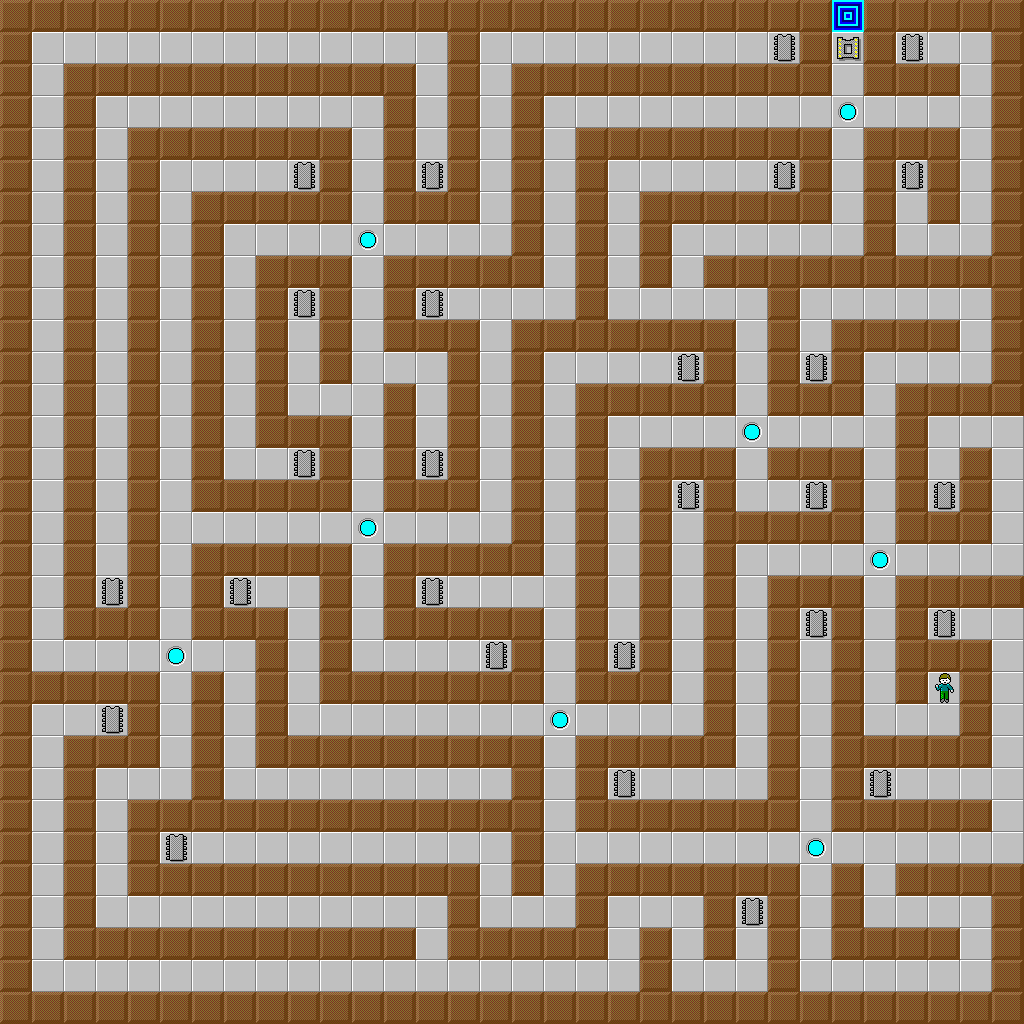

A level layout from a 2D game, rendered from its tile map. Below: a short description, then the map file with tile-grid data replaced by summaries:
An orthogonal 32x32 tile map with 32x32 px tiles, 5 tile layers (Background, Walls, Entities, Entities2, ...).

<map version="1.0" orientation="orthogonal" width="32" height="32" tilewidth="32" tileheight="32">
 <properties>
  <property name="chipCount" value="28" />
  <property name="hint" value="" />
  <property name="name" value="Blink" />
  <property name="password" value="PQGV" />
  <property name="timeLimit" value="600" />
 </properties>
 <tileset firstgid="1" name="tileset" tilewidth="32" tileheight="32">
  <image source="tileset.png" width="416" height="512" />
 </tileset>
 <layer name="Background" width="32" height="32">
  <data>[1024 cells, 1024 non-empty, 1 distinct tile ids]</data>
 </layer>
 <layer name="Walls" width="32" height="32">
  <data>[1024 cells, 536 non-empty, 1 distinct tile ids]</data>
 </layer>
 <layer name="Entities" width="32" height="32">
  <data>[1024 cells, 38 non-empty, 5 distinct tile ids]</data>
 </layer>
 <layer name="Entities2" width="32" height="32" opacity="0.67">
  <data>[1024 cells, 0 non-empty, 0 distinct tile ids]</data>
 </layer>
 <layer name="Collision" width="32" height="32" opacity="0.69">
  <data>[1024 cells, 536 non-empty, 1 distinct tile ids]</data>
 </layer>
</map>
